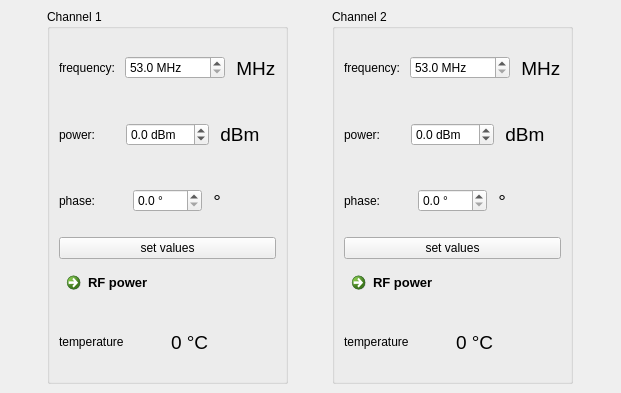
<?xml version="1.0" encoding="UTF-8"?>
<ui version="4.0">
 <class>MainWindow</class>
 <widget class="QMainWindow" name="MainWindow">
  <property name="geometry">
   <rect>
    <x>0</x>
    <y>0</y>
    <width>621</width>
    <height>393</height>
   </rect>
  </property>
  <property name="windowTitle">
   <string>Qudi: Laser</string>
  </property>
  <widget class="QWidget" name="centralwidget">
   <layout class="QGridLayout" name="gridLayout">
    <item row="1" column="0">
     <widget class="QGroupBox" name="groupBox">
      <property name="sizePolicy">
       <sizepolicy hsizetype="Fixed" vsizetype="Preferred">
        <horstretch>0</horstretch>
        <verstretch>0</verstretch>
       </sizepolicy>
      </property>
      <property name="minimumSize">
       <size>
        <width>200</width>
        <height>0</height>
       </size>
      </property>
      <property name="baseSize">
       <size>
        <width>200</width>
        <height>0</height>
       </size>
      </property>
      <property name="title">
       <string>Channel 1</string>
      </property>
      <layout class="QVBoxLayout" name="verticalLayout">
       <item>
        <layout class="QHBoxLayout" name="horizontalLayout_2">
         <item>
          <widget class="QLabel" name="label">
           <property name="text">
            <string>frequency: </string>
           </property>
          </widget>
         </item>
         <item>
          <widget class="QDoubleSpinBox" name="freqSpinBox">
           <property name="minimumSize">
            <size>
             <width>100</width>
             <height>0</height>
            </size>
           </property>
           <property name="suffix">
            <string> MHz</string>
           </property>
           <property name="decimals">
            <number>1</number>
           </property>
           <property name="minimum">
            <double>53.000000000000000</double>
           </property>
           <property name="maximum">
            <double>13999.899999999999636</double>
           </property>
          </widget>
         </item>
         <item>
          <widget class="QLabel" name="freqLabel">
           <property name="font">
            <font>
             <pointsize>14</pointsize>
            </font>
           </property>
           <property name="text">
            <string> MHz</string>
           </property>
          </widget>
         </item>
        </layout>
       </item>
       <item>
        <layout class="QHBoxLayout" name="horizontalLayout_3">
         <item>
          <widget class="QLabel" name="label_2">
           <property name="text">
            <string>power: </string>
           </property>
          </widget>
         </item>
         <item>
          <widget class="QDoubleSpinBox" name="powerSpinBox">
           <property name="suffix">
            <string> dBm</string>
           </property>
           <property name="decimals">
            <number>1</number>
           </property>
           <property name="minimum">
            <double>-60.000000000000000</double>
           </property>
           <property name="maximum">
            <double>20.000000000000000</double>
           </property>
          </widget>
         </item>
         <item>
          <widget class="QLabel" name="powerLabel">
           <property name="font">
            <font>
             <pointsize>14</pointsize>
            </font>
           </property>
           <property name="text">
            <string> dBm</string>
           </property>
          </widget>
         </item>
        </layout>
       </item>
       <item>
        <layout class="QHBoxLayout" name="horizontalLayout_4">
         <item>
          <widget class="QLabel" name="label_3">
           <property name="text">
            <string>phase: </string>
           </property>
          </widget>
         </item>
         <item>
          <widget class="QDoubleSpinBox" name="phaseSpinBox">
           <property name="suffix">
            <string> °</string>
           </property>
           <property name="decimals">
            <number>1</number>
           </property>
           <property name="maximum">
            <double>360.000000000000000</double>
           </property>
          </widget>
         </item>
         <item>
          <widget class="QLabel" name="phaseLabel">
           <property name="font">
            <font>
             <pointsize>14</pointsize>
            </font>
           </property>
           <property name="text">
            <string> °</string>
           </property>
          </widget>
         </item>
        </layout>
       </item>
       <item>
        <widget class="QPushButton" name="setvaluesButton">
         <property name="enabled">
          <bool>true</bool>
         </property>
         <property name="sizePolicy">
          <sizepolicy hsizetype="Preferred" vsizetype="Fixed">
           <horstretch>0</horstretch>
           <verstretch>0</verstretch>
          </sizepolicy>
         </property>
         <property name="text">
          <string>set values</string>
         </property>
         <property name="checkable">
          <bool>false</bool>
         </property>
        </widget>
       </item>
       <item>
        <widget class="QCommandLinkButton" name="rfButton">
         <property name="enabled">
          <bool>true</bool>
         </property>
         <property name="sizePolicy">
          <sizepolicy hsizetype="Preferred" vsizetype="Fixed">
           <horstretch>0</horstretch>
           <verstretch>0</verstretch>
          </sizepolicy>
         </property>
         <property name="font">
          <font>
           <family>Segoe UI</family>
           <pointsize>10</pointsize>
           <underline>false</underline>
           <kerning>true</kerning>
          </font>
         </property>
         <property name="layoutDirection">
          <enum>Qt::LeftToRight</enum>
         </property>
         <property name="autoFillBackground">
          <bool>false</bool>
         </property>
         <property name="text">
          <string>RF power</string>
         </property>
         <property name="icon">
          <iconset>
           <normaloff>../../artwork/icons/CO2Theme/22x22/ToggleSwitch_OFF.png</normaloff>
           <normalon>../../artwork/icons/CO2Theme/22x22/ToggleSwitch_ON.png</normalon>../../artwork/icons/CO2Theme/22x22/ToggleSwitch_OFF.png</iconset>
         </property>
         <property name="iconSize">
          <size>
           <width>45</width>
           <height>45</height>
          </size>
         </property>
         <property name="checkable">
          <bool>true</bool>
         </property>
         <property name="checked">
          <bool>false</bool>
         </property>
        </widget>
       </item>
       <item>
        <layout class="QHBoxLayout" name="horizontalLayout">
         <item>
          <widget class="QLabel" name="extraLabel">
           <property name="baseSize">
            <size>
             <width>0</width>
             <height>0</height>
            </size>
           </property>
           <property name="text">
            <string>temperature</string>
           </property>
           <property name="wordWrap">
            <bool>true</bool>
           </property>
           <property name="textInteractionFlags">
            <set>Qt::LinksAccessibleByMouse|Qt::TextSelectableByMouse</set>
           </property>
          </widget>
         </item>
         <item>
          <widget class="QLabel" name="tempLabel">
           <property name="font">
            <font>
             <pointsize>14</pointsize>
            </font>
           </property>
           <property name="text">
            <string>0 °C</string>
           </property>
          </widget>
         </item>
        </layout>
       </item>
      </layout>
     </widget>
    </item>
    <item row="1" column="1">
     <widget class="QGroupBox" name="groupBox_2">
      <property name="sizePolicy">
       <sizepolicy hsizetype="Fixed" vsizetype="Preferred">
        <horstretch>0</horstretch>
        <verstretch>0</verstretch>
       </sizepolicy>
      </property>
      <property name="minimumSize">
       <size>
        <width>200</width>
        <height>0</height>
       </size>
      </property>
      <property name="baseSize">
       <size>
        <width>200</width>
        <height>0</height>
       </size>
      </property>
      <property name="title">
       <string>Channel 2</string>
      </property>
      <layout class="QVBoxLayout" name="verticalLayout_2">
       <item>
        <layout class="QHBoxLayout" name="horizontalLayout_5">
         <item>
          <widget class="QLabel" name="label_4">
           <property name="text">
            <string>frequency: </string>
           </property>
          </widget>
         </item>
         <item>
          <widget class="QDoubleSpinBox" name="freqSpinBox_2">
           <property name="minimumSize">
            <size>
             <width>100</width>
             <height>0</height>
            </size>
           </property>
           <property name="suffix">
            <string> MHz</string>
           </property>
           <property name="decimals">
            <number>1</number>
           </property>
           <property name="minimum">
            <double>53.000000000000000</double>
           </property>
           <property name="maximum">
            <double>13999.899999999999636</double>
           </property>
          </widget>
         </item>
         <item>
          <widget class="QLabel" name="freqLabel_2">
           <property name="font">
            <font>
             <pointsize>14</pointsize>
            </font>
           </property>
           <property name="text">
            <string> MHz</string>
           </property>
          </widget>
         </item>
        </layout>
       </item>
       <item>
        <layout class="QHBoxLayout" name="horizontalLayout_6">
         <item>
          <widget class="QLabel" name="label_5">
           <property name="text">
            <string>power: </string>
           </property>
          </widget>
         </item>
         <item>
          <widget class="QDoubleSpinBox" name="powerSpinBox_2">
           <property name="suffix">
            <string> dBm</string>
           </property>
           <property name="decimals">
            <number>1</number>
           </property>
           <property name="minimum">
            <double>-60.000000000000000</double>
           </property>
           <property name="maximum">
            <double>20.000000000000000</double>
           </property>
          </widget>
         </item>
         <item>
          <widget class="QLabel" name="powerLabel_2">
           <property name="font">
            <font>
             <pointsize>14</pointsize>
            </font>
           </property>
           <property name="text">
            <string> dBm</string>
           </property>
          </widget>
         </item>
        </layout>
       </item>
       <item>
        <layout class="QHBoxLayout" name="horizontalLayout_7">
         <item>
          <widget class="QLabel" name="label_6">
           <property name="text">
            <string>phase: </string>
           </property>
          </widget>
         </item>
         <item>
          <widget class="QDoubleSpinBox" name="phaseSpinBox_2">
           <property name="suffix">
            <string> °</string>
           </property>
           <property name="decimals">
            <number>1</number>
           </property>
           <property name="maximum">
            <double>360.000000000000000</double>
           </property>
          </widget>
         </item>
         <item>
          <widget class="QLabel" name="phaseLabel_2">
           <property name="font">
            <font>
             <pointsize>14</pointsize>
            </font>
           </property>
           <property name="text">
            <string> °</string>
           </property>
          </widget>
         </item>
        </layout>
       </item>
       <item>
        <widget class="QPushButton" name="setvaluesButton_2">
         <property name="enabled">
          <bool>true</bool>
         </property>
         <property name="sizePolicy">
          <sizepolicy hsizetype="Preferred" vsizetype="Fixed">
           <horstretch>0</horstretch>
           <verstretch>0</verstretch>
          </sizepolicy>
         </property>
         <property name="text">
          <string>set values</string>
         </property>
         <property name="checkable">
          <bool>false</bool>
         </property>
        </widget>
       </item>
       <item>
        <widget class="QCommandLinkButton" name="rfButton_2">
         <property name="enabled">
          <bool>true</bool>
         </property>
         <property name="sizePolicy">
          <sizepolicy hsizetype="Preferred" vsizetype="Fixed">
           <horstretch>0</horstretch>
           <verstretch>0</verstretch>
          </sizepolicy>
         </property>
         <property name="font">
          <font>
           <family>Segoe UI</family>
           <pointsize>10</pointsize>
          </font>
         </property>
         <property name="layoutDirection">
          <enum>Qt::LeftToRight</enum>
         </property>
         <property name="text">
          <string>RF power</string>
         </property>
         <property name="icon">
          <iconset>
           <normaloff>../../artwork/icons/CO2Theme/22x22/ToggleSwitch_OFF.png</normaloff>
           <normalon>../../artwork/icons/CO2Theme/22x22/ToggleSwitch_ON.png</normalon>../../artwork/icons/CO2Theme/22x22/ToggleSwitch_OFF.png</iconset>
         </property>
         <property name="iconSize">
          <size>
           <width>45</width>
           <height>45</height>
          </size>
         </property>
         <property name="checkable">
          <bool>true</bool>
         </property>
        </widget>
       </item>
       <item>
        <layout class="QHBoxLayout" name="horizontalLayout_8">
         <item>
          <widget class="QLabel" name="extraLabel_2">
           <property name="baseSize">
            <size>
             <width>0</width>
             <height>0</height>
            </size>
           </property>
           <property name="text">
            <string>temperature</string>
           </property>
           <property name="wordWrap">
            <bool>true</bool>
           </property>
           <property name="textInteractionFlags">
            <set>Qt::LinksAccessibleByMouse|Qt::TextSelectableByMouse</set>
           </property>
          </widget>
         </item>
         <item>
          <widget class="QLabel" name="tempLabel_2">
           <property name="font">
            <font>
             <pointsize>14</pointsize>
            </font>
           </property>
           <property name="text">
            <string>0 °C</string>
           </property>
          </widget>
         </item>
        </layout>
       </item>
      </layout>
     </widget>
    </item>
   </layout>
  </widget>
 </widget>
 <resources/>
 <connections/>
</ui>
